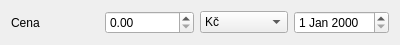
<?xml version="1.0" encoding="UTF-8"?>
<ui version="4.0">
 <class>Input_Element4</class>
 <widget class="QDialog" name="Input_Element4">
  <property name="geometry">
   <rect>
    <x>0</x>
    <y>0</y>
    <width>400</width>
    <height>43</height>
   </rect>
  </property>
  <property name="windowTitle">
   <string>Dialog</string>
  </property>
  <layout class="QHBoxLayout" name="horizontalLayout">
   <item>
    <widget class="QLabel" name="Label">
     <property name="text">
      <string>Cena</string>
     </property>
    </widget>
   </item>
   <item>
    <widget class="QDoubleSpinBox" name="DoubleSpinBox"/>
   </item>
   <item>
    <widget class="QComboBox" name="ComboBox">
     <item>
      <property name="text">
       <string>Kč</string>
      </property>
     </item>
     <item>
      <property name="text">
       <string>€</string>
      </property>
     </item>
     <item>
      <property name="text">
       <string>$</string>
      </property>
     </item>
     <item>
      <property name="text">
       <string>£</string>
      </property>
     </item>
    </widget>
   </item>
   <item>
    <widget class="QDateEdit" name="DateEdit">
     <property name="enabled">
      <bool>true</bool>
     </property>
    </widget>
   </item>
  </layout>
 </widget>
 <resources/>
 <connections/>
</ui>
